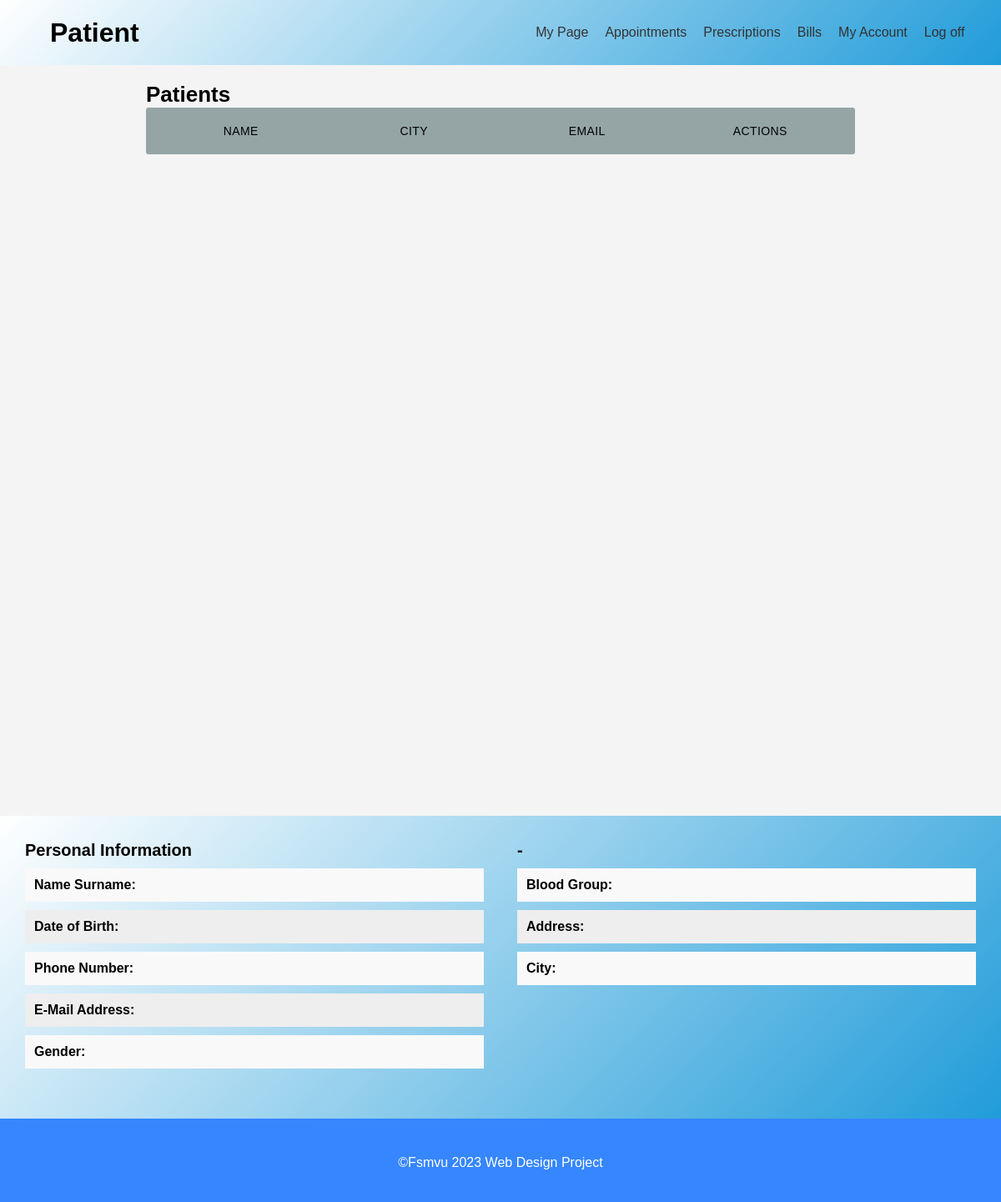
The app's page /Patients/, older data.
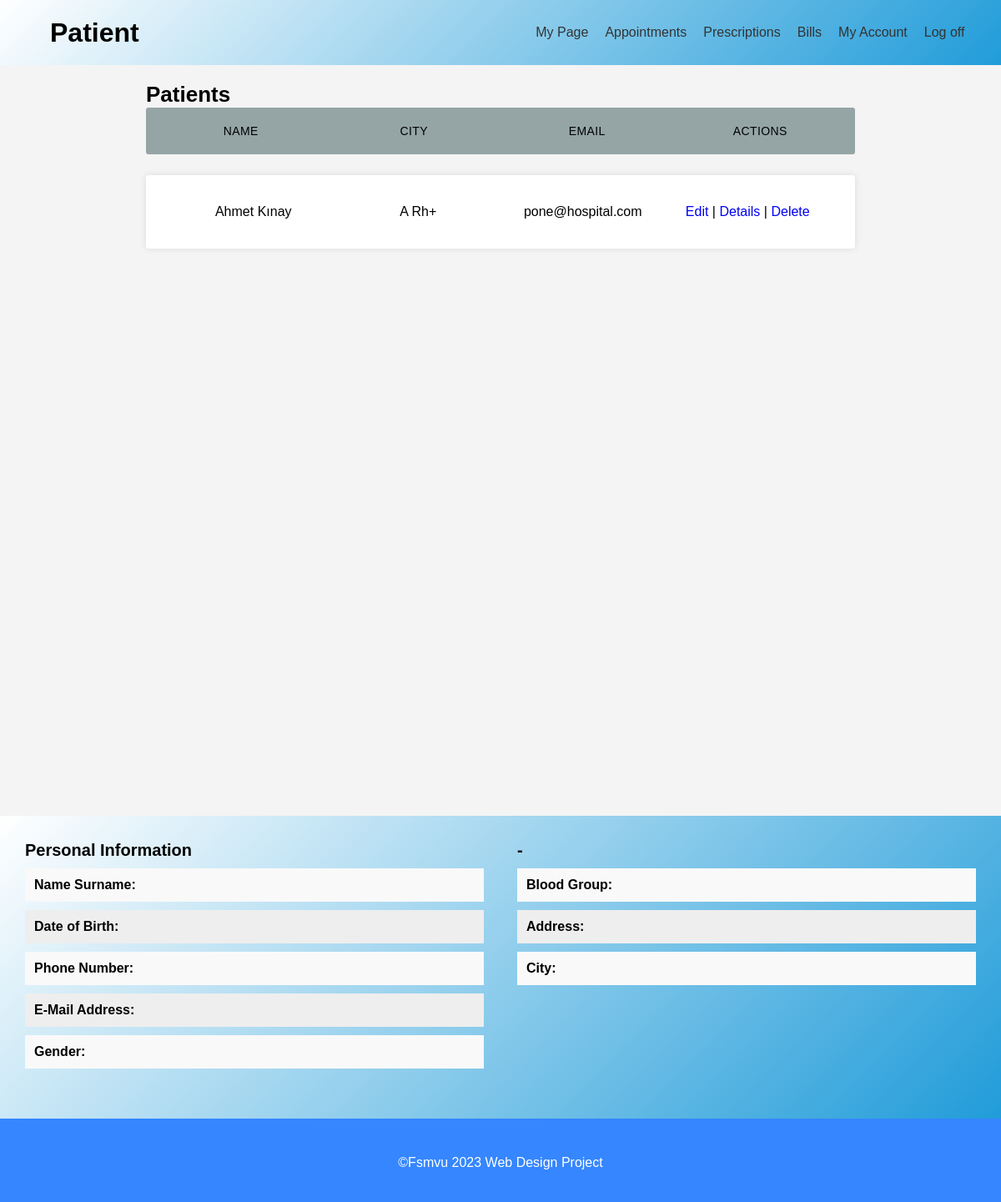
The same page, newer data.
### patient/models.py (models this page shows, shortened)
class Patient(models.Model):
    ID = models.BigAutoField(primary_key=True)
    User = models.ForeignKey(settings.AUTH_USER_MODEL,on_delete=models.CASCADE,blank=True, null=True)
    DateOfBirth = models.DateField()
    Gender = models.CharField(max_length=1, choices=GENDER_CHOICES)
    Blood_Group = models.CharField(max_length = 20,  choices = BLOOD_GROUPS, default = '1')
    Address =models.TextField()
    Phone = models.CharField(max_length=11)
    class Meta:
        db_table = "patient"

### patient/views.py (the view)
# urls.py: path('',views.home,name=""),
def home(request):
    context ={}
    context["dataset"] = Patient.objects.all()
    return render(request, "patient/home.html", context)

### patient/templates/patient/home.html (shortened to what this page needs)
{% extends 'management_base.html' %}
{% load static %}
{% block content %}
  <section id="hasta-yonetimi">
    <div class="container">
      <h2>Patients</h2>
      <ul class="responsive-table">
        <li class="table-header">
          <div class="col col-1">Name</div>
          <div class="col col-2">City</div>
          <div class="col col-3">Email</div>
          <div class="col col-4">Actions</div>
        </li>
        {% for data in dataset %}
          <li class="table-row">
            <div class="col col-1" data-label="Job Id">{{ data.User.first_name }} {{ data.User.last_name }}</div>
            <div class="col col-2" data-label="City">{{ data.get_Blood_Group_display }}</div>
            <div class="col col-3" data-label="Email">{{ data.User.email }}</div>
            <div class="col col-4" data-label="Operation">
              <a href="/Patients/Edit/{{ data.ID }}/">Edit</a> |
              <a class="getDetails" href="/Patients/Details/{{ data.ID }}">Details</a> |
              <a class="delete" href="/Patients/Delete/{{ data.ID }}">Delete</a>
            </div>
          </li>
        {% endfor %}
      </ul>
    </div>
  </section>
  <div id="ex1" class="modal" style="max-width:initial">
    <section id="ozel-sayfa" style="padding:0;margin-bottom:0">
      <div class="container" style="max-width:initial">
        <div class="kisisel-bilgiler">
          <h3>Personal Information</h3>
          <ul>
            <li class="patNameSurname">
              <span>Name Surname:</span>
            </li>
            <li class="patDoB">
              <span>Date of Birth:</span>
            </li>
            <li class="patNumber">
              <span>Phone Number:</span>
            </li>
            <li class="patEmail">
              <span>E-Mail Address:</span>
            </li>
            <li class="patGender">
              <span>Gender:</span>
            </li>
          </ul>
        </div>
        <div class="hesap-bilgileri">
          <h3>-</h3>
          <ul>
            <li class="patBlood">
              <span>Blood Group:</span>
            </li>
            <li class="patAddress">
              <span>Address:</span>
            </li>
            <li class="patCity">
              <span>City:</span>
            </li>
          </ul>
        </div>
      </div>
    </section>
  </div>
{% endblock %}

Row changes from the older to the newer data that the page shows:
added Patient: User.first_name "Ahmet", User.last_name "Kınay", Blood_Group "A Rh+", User.email "pone@hospital.com"
